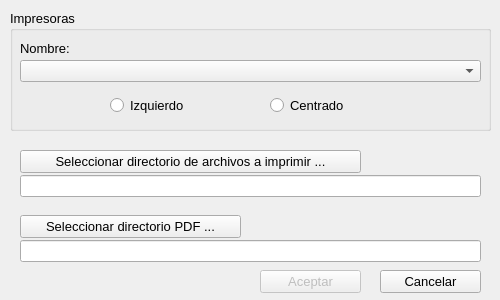
<?xml version="1.0" encoding="UTF-8"?>
<ui version="4.0">
 <class>QSelectPrinter</class>
 <widget class="QDialog" name="QSelectPrinter">
  <property name="geometry">
   <rect>
    <x>0</x>
    <y>0</y>
    <width>500</width>
    <height>300</height>
   </rect>
  </property>
  <property name="minimumSize">
   <size>
    <width>500</width>
    <height>300</height>
   </size>
  </property>
  <property name="maximumSize">
   <size>
    <width>500</width>
    <height>300</height>
   </size>
  </property>
  <property name="windowTitle">
   <string>Seleccionar impresora y directorios</string>
  </property>
  <property name="windowIcon">
   <iconset resource="resources.qrc">
    <normaloff>:/resources/printer.png</normaloff>:/resources/printer.png</iconset>
  </property>
  <widget class="QPushButton" name="accept">
   <property name="enabled">
    <bool>false</bool>
   </property>
   <property name="geometry">
    <rect>
     <x>260</x>
     <y>270</y>
     <width>101</width>
     <height>23</height>
    </rect>
   </property>
   <property name="font">
    <font>
     <pointsize>10</pointsize>
    </font>
   </property>
   <property name="text">
    <string>Aceptar</string>
   </property>
  </widget>
  <widget class="QPushButton" name="cancel">
   <property name="geometry">
    <rect>
     <x>380</x>
     <y>270</y>
     <width>101</width>
     <height>23</height>
    </rect>
   </property>
   <property name="font">
    <font>
     <pointsize>10</pointsize>
    </font>
   </property>
   <property name="text">
    <string>Cancelar</string>
   </property>
   <property name="autoDefault">
    <bool>false</bool>
   </property>
  </widget>
  <widget class="QLineEdit" name="pdfDir">
   <property name="geometry">
    <rect>
     <x>20</x>
     <y>240</y>
     <width>461</width>
     <height>22</height>
    </rect>
   </property>
   <property name="font">
    <font>
     <pointsize>10</pointsize>
    </font>
   </property>
   <property name="readOnly">
    <bool>true</bool>
   </property>
  </widget>
  <widget class="QPushButton" name="selPdfDir">
   <property name="geometry">
    <rect>
     <x>20</x>
     <y>215</y>
     <width>221</width>
     <height>23</height>
    </rect>
   </property>
   <property name="font">
    <font>
     <pointsize>10</pointsize>
    </font>
   </property>
   <property name="text">
    <string>Seleccionar directorio PDF ...</string>
   </property>
   <property name="autoDefault">
    <bool>false</bool>
   </property>
  </widget>
  <widget class="QPushButton" name="selPrintDir">
   <property name="geometry">
    <rect>
     <x>20</x>
     <y>150</y>
     <width>341</width>
     <height>23</height>
    </rect>
   </property>
   <property name="font">
    <font>
     <pointsize>10</pointsize>
    </font>
   </property>
   <property name="text">
    <string>Seleccionar directorio de archivos a imprimir ...</string>
   </property>
   <property name="autoDefault">
    <bool>false</bool>
   </property>
  </widget>
  <widget class="QLineEdit" name="printDir">
   <property name="geometry">
    <rect>
     <x>20</x>
     <y>175</y>
     <width>461</width>
     <height>22</height>
    </rect>
   </property>
   <property name="font">
    <font>
     <pointsize>10</pointsize>
    </font>
   </property>
   <property name="readOnly">
    <bool>true</bool>
   </property>
  </widget>
  <widget class="QGroupBox" name="groupBox">
   <property name="enabled">
    <bool>true</bool>
   </property>
   <property name="geometry">
    <rect>
     <x>10</x>
     <y>10</y>
     <width>481</width>
     <height>121</height>
    </rect>
   </property>
   <property name="font">
    <font>
     <pointsize>10</pointsize>
    </font>
   </property>
   <property name="title">
    <string>Impresoras</string>
   </property>
   <widget class="QRadioButton" name="left">
    <property name="geometry">
     <rect>
      <x>100</x>
      <y>80</y>
      <width>141</width>
      <height>31</height>
     </rect>
    </property>
    <property name="layoutDirection">
     <enum>Qt::LeftToRight</enum>
    </property>
    <property name="text">
     <string>Izquierdo</string>
    </property>
    <property name="icon">
     <iconset resource="resources.qrc">
      <normaloff>:/resources/left.png</normaloff>:/resources/left.png</iconset>
    </property>
    <property name="iconSize">
     <size>
      <width>32</width>
      <height>32</height>
     </size>
    </property>
   </widget>
   <widget class="QRadioButton" name="center">
    <property name="geometry">
     <rect>
      <x>260</x>
      <y>80</y>
      <width>131</width>
      <height>31</height>
     </rect>
    </property>
    <property name="layoutDirection">
     <enum>Qt::LeftToRight</enum>
    </property>
    <property name="text">
     <string>Centrado</string>
    </property>
    <property name="icon">
     <iconset resource="resources.qrc">
      <normaloff>:/resources/center.png</normaloff>:/resources/center.png</iconset>
    </property>
    <property name="iconSize">
     <size>
      <width>32</width>
      <height>32</height>
     </size>
    </property>
   </widget>
   <widget class="QComboBox" name="printers">
    <property name="enabled">
     <bool>true</bool>
    </property>
    <property name="geometry">
     <rect>
      <x>10</x>
      <y>50</y>
      <width>461</width>
      <height>22</height>
     </rect>
    </property>
    <property name="font">
     <font>
      <pointsize>10</pointsize>
     </font>
    </property>
   </widget>
   <widget class="QLabel" name="label">
    <property name="geometry">
     <rect>
      <x>10</x>
      <y>30</y>
      <width>61</width>
      <height>16</height>
     </rect>
    </property>
    <property name="font">
     <font>
      <pointsize>10</pointsize>
     </font>
    </property>
    <property name="text">
     <string>Nombre:</string>
    </property>
   </widget>
  </widget>
 </widget>
 <resources>
  <include location="resources.qrc"/>
 </resources>
 <connections/>
</ui>
